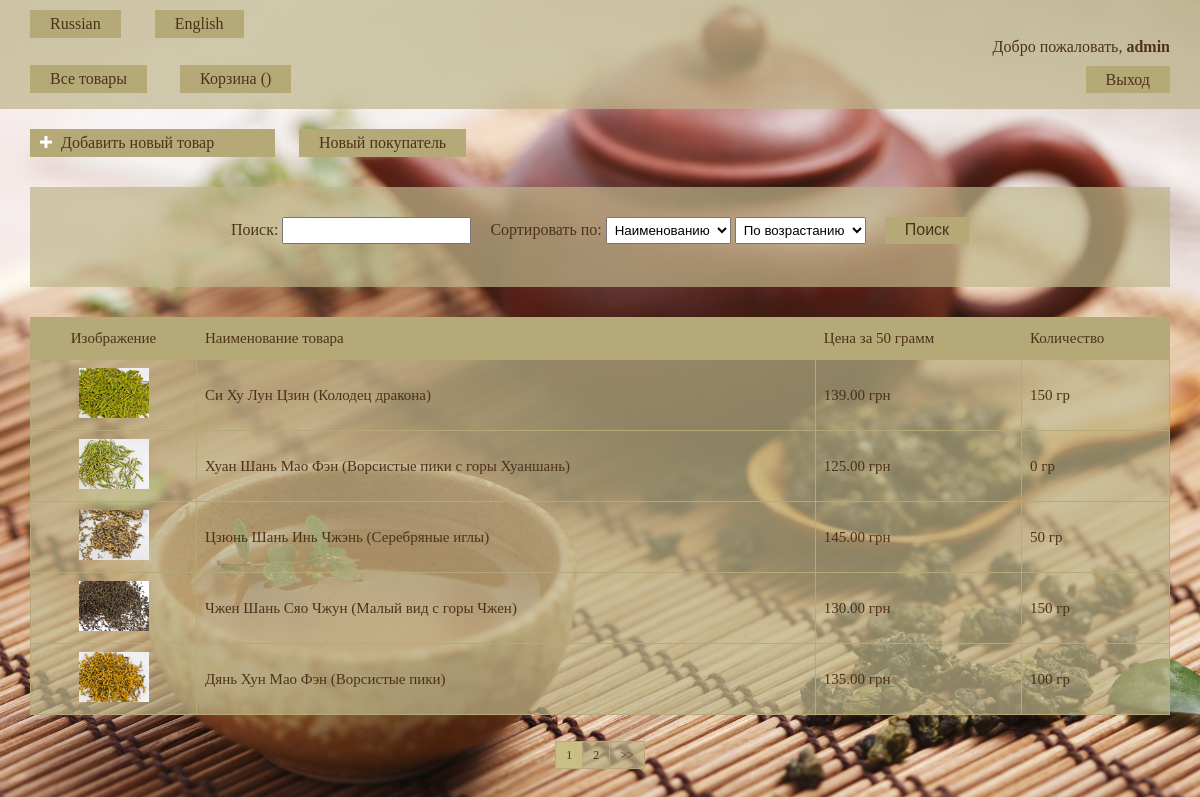
The page /en/tea/ (signed in) on the database its author committed.
### tea/models.py (models this page shows, shortened)
class Product(models.Model):
    name = models.CharField(max_length=100)
    category = models.ForeignKey(Category, on_delete=models.CASCADE)
    price = models.DecimalField(max_digits=10, decimal_places=2)
    quantity = models.PositiveIntegerField()
    photo = models.ImageField(default='None', upload_to='products_photo/')
    user = models.ForeignKey(User, null=True)

### tea/views.py (the view)
# urls.py: url(r'^(?P<page>\d+)/$', ProductsList.as_view(), name='products_list'),
class ProductsList(ListView):
    model = Product
    template_name = 'index.html'
    context_object_name = 'products'
    paginate_by = 5
    def get_context_data(self, **kwargs):
        context = super(ProductsList, self).get_context_data(**kwargs)
        context['cart'] = Cart(self.request)
        return context
    def get_queryset(self):
        queryset = super(ProductsList, self).get_queryset()
        search = self.request.GET.get('search', None)
        sort = self.request.GET.get('sort', None)
        by = self.request.GET.get('by', None)
        if search is not None and sort is not None:
            return queryset.filter(Q(name__icontains=search) |
                                   Q(price__icontains=search) |
                                   Q(quantity__icontains=search)
                                   ).order_by(by + sort)
        if search is not None:
            return queryset.filter(Q(name__icontains=search) |
                                   Q(price__icontains=search) |
                                   Q(quantity__icontains=search))
        if sort is not None:
            return queryset.order_by(by + sort)
        return queryset

### templates/index.html (shortened to what this page needs)
{% extends "base.html" %}
{% load staticfiles %}
{% load i18n %}
{% block content %}
    {% if user.is_authenticated %}
        <div class="add_product">
            <a href="{% url 'add_product' %}">
                <img src='{% static "images/add-p.png" %}' alt=''>
                {% trans "Добавить новый товар" %}
            </a>
        </div>
        <a href="{% url 'add_buyer' %}" class="add_buyer">{% trans "Новый покупатель" %}</a>
    {% endif %}
    <div class="filter form">
        {% include 'sort_and_search.html' %}
    </div>
    <table class="products">
        <thead>
            <tr>
                <td class="image">{% trans "Изображение" %}</td>
                <td>{% trans "Наименование товара" %}</td>
                <td>{% trans "Цена за 50 грамм" %}</td>
                {% if user.is_authenticated %}
                    <td>{% trans "Количество" %}</td>
                {% else %}
                    <td style="text-align: center;">{% trans "Наличие" %}</td>
                {% endif %}
            </tr>
        </thead>
        <tbody>
            {% if products %}
                {% for product in  products %}
                    <tr class="hover_tr">
                        <td class="image"><img src='{{ product.photo.url }}'></td>
                        <td>
                            <a class="name_product" href="{% url 'product_detail' id=product.id %}">{{product.name}}</a>
                        </td>
                        <td>{{product.price}} грн</td>
                        {% if user.is_authenticated %}
                            <td>{{product.quantity}} {% trans "гр" %}</td>
                        {% else %}
                            {% if product.quantity > 0 %}
                                <td class="existence"><img src='{% static "images/yes.png" %}' title='{% trans "Есть в наличии" %}'></td>
                            {% else %}
                                <td class="existence"><img src='{% static "images/no.png" %}' title='{% trans "Нет в наличии" %}'></td>
                            {% endif %}
                        {% endif %}
                    </tr>
                {% endfor %}
            {% endif %}
        </tbody>
    </table>
    {% if is_paginated %}
        <div class="pagination">
            <ul>
                {% for page in page_obj.paginator.page_range %}
                    {% if page_obj.number == page %}
                        <li class="active">
                            <a href="{% url 'products_list' page=page %}{% if request.GET.urlencode %}?{{request.GET.urlencode }}{% endif %}">
                                {{page}}
                            </a>
                        </li>
                    {% else %}
                        <li>
                            <a href="{% url 'products_list' page=page %}{% if request.GET.urlencode %}?{{request.GET.urlencode }}{% endif %}">
                                {{page}}
                            </a>
                        </li>
                    {% endif %}
                {% endfor %}
                {% if page_obj.has_next %}
                    <li>
                        <a href="{% url 'products_list' page=page_obj.next_page_number %}{% if request.GET.urlencode %}?{{request.GET.urlencode }}{% endif %}">
                            >>
                        </a>
                    </li>
                {% endif %}
            </ul>
        </div>
    {% endif %}
{% endblock %}

### templates/base.html (shortened to what this page needs)
<!DOCTYPE html>
<html lang="en">
<head>
    {% load i18n %}
    {% load staticfiles %}
    <link rel="stylesheet" type="text/css" href='{% static "css/style.css" %}'>
</head>
<body>
    <header>
        {% get_available_languages as languages %}
        {% for lang_code, lang_name in languages %}
            {% language lang_code %}
            {% if object.id %}
                <a class="lang" href="{% url request.resolver_match.url_name  id=object.id %}">{{ lang_name }}</a>
            {% else %}
                <a class="lang" href="{% url request.resolver_match.url_name %}">{{ lang_name }}</a>
            {% endif %}
            {% endlanguage %}
        {% endfor %}
        {% if user.is_authenticated %}
            <p>{% trans "Добро пожаловать" %}, <b>{{user}}</b></p>
            <p  class="btn"><a href="{% url 'logout' %}">{% trans "Выход" %}</a></p>
        {% else %}
            <p class="btn"><a href="{% url 'login' %}">{% trans "Вход" %}</a></p>
            <p class="btn"><a href="{% url 'register' %}">{% trans "Регистрация" %}</a></p>
        {% endif %}
        <a href="{% url 'products_list' %}" class="main_link">{% trans "Все товары" %}</a>
        <a href="{% url 'cart' %}" class="cart">{% trans "Корзина" %} ()</a>
    </header>
    {% block content %}
    {% endblock %}
</body>
</html>

### static/css/style.css (style rules this page uses)
html, body, div, span, a, img, strong, b, u, i, ol, ul, li, form, label, table, tbody, thead, tr, th, td, article, aside, footer, header, menu, nav, h1,h2,h3, p { margin: 0; padding: 0; border: 0; }
html, body { height: 100%; width: 100%; }
table { border-collapse: collapse; border-spacing: 0; }
body { background: url(../images/back.jpg) no-repeat; background-size: cover; background-attachment: fixed; }
header { background-color: rgba(190, 181, 138, 0.7); padding: 10px 30px 20px 0; }
header a, header p { text-align: right; text-decoration: none; color: #4d321b; }
.btn { margin-top: 15px; }
.btn a { padding: 5px 20px; font-size: 16px; background-color: #b4a977; -moz-transition: background-color 0.3s 0.1s ease; -o-transition: background-color 0.3s 0.1s ease; -webkit-transition: background-color 0.3s 0.1s ease; }
.main_link { position: absolute; text-align: left; top: 65px; left: 30px; background-color: #b4a977; padding: 5px 20px; font-size: 16px; -moz-transition: background-color 0.3s 0.1s ease; -o-transition: background-color 0.3s 0.1s ease; -webkit-transition: background-color 0.3s 0.1s ease; }
.cart { background-color: #b4a977; padding: 5px 20px; font-size: 16px; -moz-transition: background-color 0.3s 0.1s ease; -o-transition: background-color 0.3s 0.1s ease; -webkit-transition: background-color 0.3s 0.1s ease; position: absolute; top: 65px; left: 180px; }
.lang { background-color: #b4a977; padding: 5px 20px; font-size: 16px; -moz-transition: background-color 0.3s 0.1s ease; -o-transition: background-color 0.3s 0.1s ease; -webkit-transition: background-color 0.3s 0.1s ease; display: inline-block; margin-left: 30px; }
.add_buyer { background-color: #b4a977; color: #4d321b; font-size: 16px; text-decoration: none; -moz-transition: background-color 0.3s 0.1s ease; -o-transition: background-color 0.3s 0.1s ease; -webkit-transition: background-color 0.3s 0.1s ease; padding: 5px 20px; display: inline-block; margin-left: 20px; }
.products { background-color: rgba(190, 181, 138, 0.7); color: #4D321B; margin: 30px; width: 95%; font-size: 15px; }
.products thead { background-color: #b4a977; line-height: 25px; }
.products .hover_tr { -moz-transition: background-color 0.3s 0.1s ease; -o-transition: background-color 0.3s 0.1s ease; -webkit-transition: background-color 0.3s 0.1s ease; }
.products td { padding: 8px; border: 1px solid #b4a977; }
.image { text-align: center; }
.image img { width: 70px; height: 50px; }
.name_product { text-decoration: none; color: #4D321B; }
.pagination { text-align: center; margin-top: 20px; margin-bottom: 50px; }
.pagination ul { font-size:0; line-height:0; letter-spacing:-1px; }
.pagination ul li { display: inline-block; letter-spacing: normal; line-height: 20px; font-size: 11.9px; }
.pagination ul li:first-child a { border-left-width: 1px; }
.pagination ul li a { background-color: rgba(190, 181, 138, 0.7); border-color: #b4a977; border-style: solid; border-width: 1px 1px 1px 0; color: #4d321b; padding: 6px 10px; text-decoration: none; -moz-transition: background-color 0.3s 0.1s ease; -o-transition: background-color 0.3s 0.1s ease; -webkit-transition: background-color 0.3s 0.1s ease; }
.pagination ul li a:hover, .pagination ul li a:focus, .pagination ul .active a { background-color: #CABE87; }
.pagination ul .active a { cursor: default; }
.filter { width: 95%; font-size: 16px; }
.add_product { font-size: 16px; width: 230px; margin: 20px 0 0 30px; cursor: pointer; background-color: #b4a977; padding: 5px 5px 5px 10px; -moz-transition: background-color 0.3s 0.1s ease; -o-transition: background-color 0.3s 0.1s ease; -webkit-transition: background-color 0.3s 0.1s ease; display: inline-block; }
.add_product a { color: #4D321B; text-decoration: none; }
.add_product img { margin-right: 5px; width: 12px; }
.form form p, .form { text-align: center; }
.form { margin: 0 auto; margin-top: 30px; background-color: rgba(190, 181, 138, 0.7); padding: 30px 0; color: #4d321b; }

### rows shown on the page
Product: photo (picture), name "Си Ху Лун Цзин (Колодец дракона)", price "139.00", quantity "150"
Product: photo (picture), name "Хуан Шань Мао Фэн (Ворсистые пики с горы Хуаншань)", price "125.00", quantity "0"
Product: photo (picture), name "Цзюнь Шань Инь Чжэнь (Серебряные иглы)", price "145.00", quantity "50"
Product: photo (picture), name "Чжен Шань Сяо Чжун (Малый вид с горы Чжен)", price "130.00", quantity "150"
Product: photo (picture), name "Дянь Хун Мао Фэн (Ворсистые пики)", price "135.00", quantity "100"

### other values the page prints
{{ lang_name }} "Russian" "English"
{{ user }} "admin"
{{ page }} "1"
{{ page }} "2"
